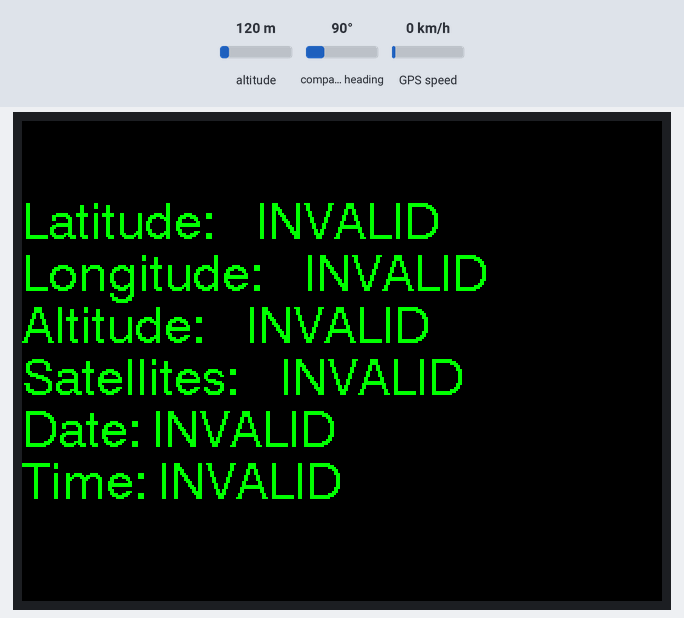
The sketch below on a simulated ESP32. Shown: 320×240 colour display. Inputs (shaded band) come from the test bench; at power-on: altitude 120 m, compass heading 90°, GPS speed 0 km/h. The GPS gets a fix after 3 s at 37.7749, -122.4194 with 8 satellites.

Above: at 0.3 s.
1.4 s: altitude set to 20 m
At 5.5 s:
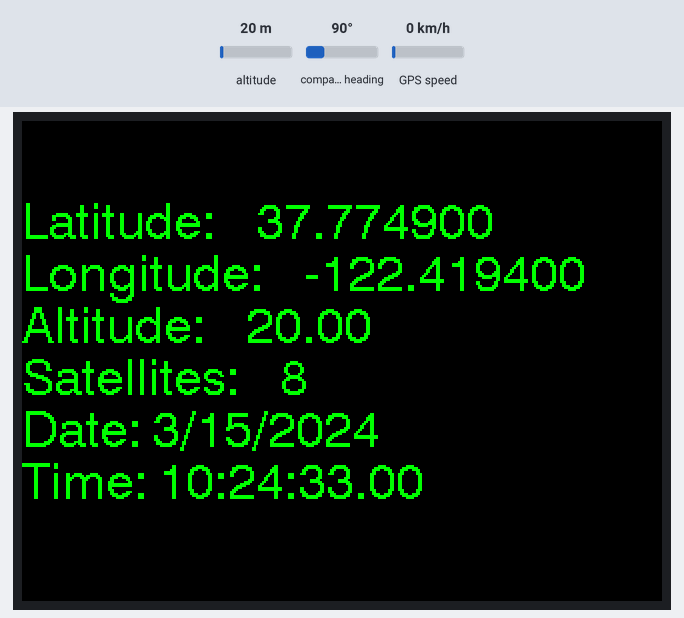
5.7 s: altitude set to 250 m
At 7.8 s:
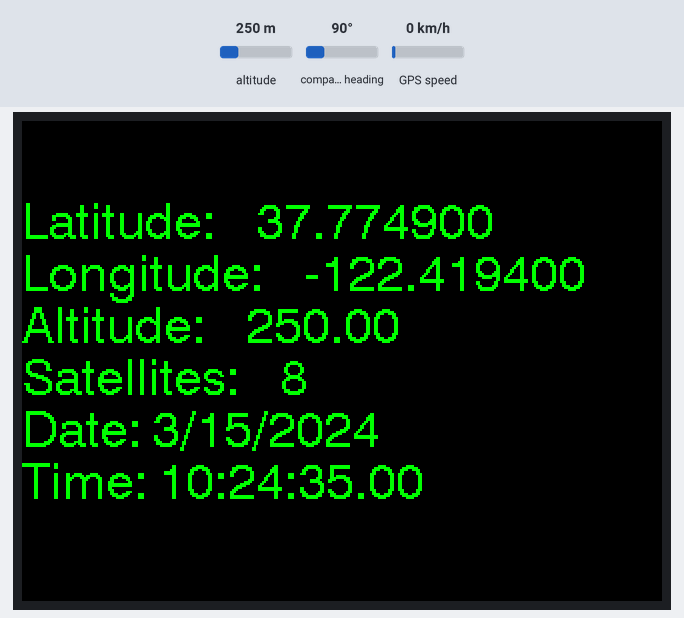
9.5 s: altitude set to 500 m
At 12.2 s:
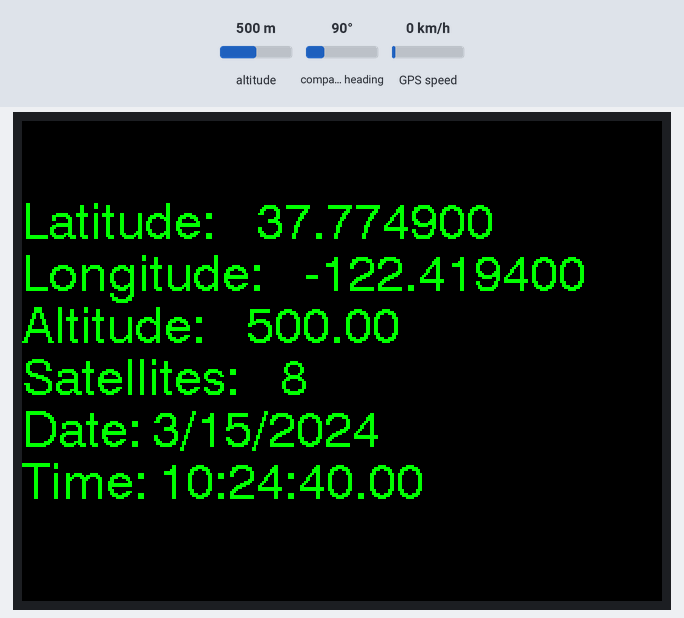
Timing chart, 0 to 13.7 s (numbered marks = the images above; inputs shaded):
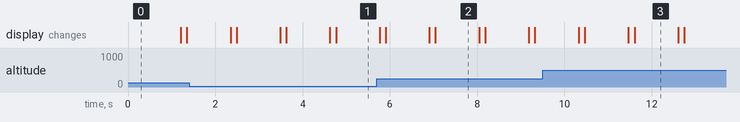

Measured:
- what the display in image 2 shows lasts 1.0 s, from 7.0 s to 8.0 s

The sketch:

COMX_GPS.ino
```cpp
// (licence header left out)
#include <M5Core2.h>
#include <TinyGPS++.h>

// A sample NMEA stream.
const char *gpsStream =
    "$GPRMC,045103.000,A,3014.1984,N,09749.2872,W,0.67,161.46,030913,,,A*"
    "7C\r\n";

// The TinyGPS++ object
TinyGPSPlus gps;

static void smartDelay(unsigned long ms) {
    unsigned long start = millis();
    do {
        while (Serial2.available() > 0) gps.encode(Serial2.read());
    } while (millis() - start < ms);
    M5.Lcd.clear();
}

void displayInfo() {
    M5.Lcd.setCursor(0, 40, 4);
    M5.Lcd.print(F("Latitude:    "));
    if (gps.location.isValid()) {
        M5.Lcd.print(gps.location.lat(), 6);

    } else {
        M5.Lcd.print(F("INVALID"));
    }

    M5.Lcd.println();
    M5.Lcd.print(F("Longitude:    "));
    if (gps.location.isValid()) {
        M5.Lcd.print(gps.location.lng(), 6);
    } else {
        M5.Lcd.print(F("INVALID"));
    }

    M5.Lcd.println();
    M5.Lcd.print(F("Altitude:    "));
    if (gps.altitude.isValid()) {
        M5.Lcd.print(gps.altitude.meters());
    } else {
        M5.Lcd.print(F("INVALID"));
    }

    M5.Lcd.println();
    M5.Lcd.print(F("Satellites:    "));
    if (gps.satellites.isValid()) {
        M5.Lcd.print(gps.satellites.value());
    } else {
        M5.Lcd.print(F("INVALID"));
    }

    M5.Lcd.println();
    M5.Lcd.print(F("Date: "));
    if (gps.date.isValid()) {
        M5.Lcd.print(gps.date.month());
        M5.Lcd.print(F("/"));
        M5.Lcd.print(gps.date.day());
        M5.Lcd.print(F("/"));
        M5.Lcd.print(gps.date.year());
    } else {
        M5.Lcd.print(F("INVALID"));
    }

    M5.Lcd.println();
    M5.Lcd.print(F("Time: "));
    if (gps.time.isValid()) {
        if (gps.time.hour() < 10) M5.Lcd.print(F("0"));
        M5.Lcd.print(gps.time.hour());
        M5.Lcd.print(F(":"));
        if (gps.time.minute() < 10) M5.Lcd.print(F("0"));
        M5.Lcd.print(gps.time.minute());
        M5.Lcd.print(F(":"));
        if (gps.time.second() < 10) M5.Lcd.print(F("0"));
        M5.Lcd.print(gps.time.second());
        M5.Lcd.print(F("."));
        if (gps.time.centisecond() < 10) M5.Lcd.print(F("0"));
        M5.Lcd.print(gps.time.centisecond());
    } else {
        M5.Lcd.print(F("INVALID"));
    }
}

void setup() {
    M5.begin(true, true, true, false, kMBusModeInput);
    /*   kMBusModeOutput,powered by USB or Battery
    kMBusModeInput,powered by outside input need to fill in this Otherwise
    M5Core2 will not work properly
    由外部供电时此项必填,否则M5Core2将无法正常工作 */
    Serial2.begin(9600, SERIAL_8N1, 13, 14);
    M5.Lcd.setTextColor(GREEN, BLACK);

    //  while (*gpsStream)
    //    if (gps.encode(*gpsStream++))
    //      displayInfo();
}

void loop() {
    displayInfo();
    smartDelay(1000);
}
```
